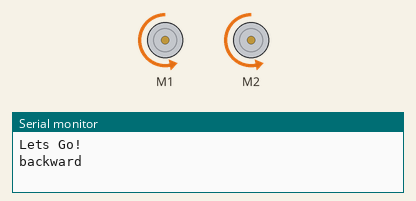
Simulated run of this sketch. Board: Arduino Uno, built with avr-gcc and run on an emulated ATmega328P. Shown: 2 × DC motor (green arrow = forward, orange = backward, longer = faster), the last lines printed to the serial monitor.

Above: at 0.5 s.
At 1.5 s:
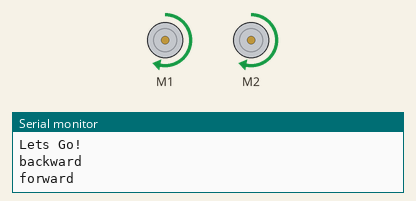
At 5.5 s:
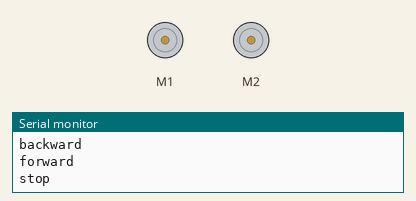
Timing chart, 0 to 6.9 s (numbered marks = the images above):
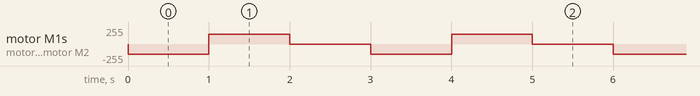

Measured:
- by itself, motor M1, motor M2: repeats every 3.0 s: forward 150/255 1.0 s, stopped 1.0 s, backward 150/255 1.0 s

The sketch:

_2MotorShield.ino
```cpp
#include <Wire.h>
#include <Adafruit_MotorShield.h>
#include "utility/Adafruit_MS_PWMServoDriver.h"

Adafruit_MotorShield AFMS = Adafruit_MotorShield();

Adafruit_DCMotor *rightMotor = AFMS.getMotor(1);
Adafruit_DCMotor *leftMotor = AFMS.getMotor(2);


void setup() {
  Serial.begin(9600);
  Serial.println("Lets Go!");
  AFMS.begin();
}

void loop() {

  Serial.println("backward");
  rightMotor->run(BACKWARD);
  rightMotor->setSpeed(150);
  leftMotor->run(BACKWARD);
  leftMotor->setSpeed(150);

  delay (1000);

  Serial.println("forward");
  rightMotor->run(FORWARD);
  rightMotor->setSpeed(150);
  leftMotor->run(FORWARD);
  leftMotor->setSpeed(150);

  delay (1000);

  Serial.println("stop");
  rightMotor->run(RELEASE);
  leftMotor->run(RELEASE);

  delay (1000);
}
```
